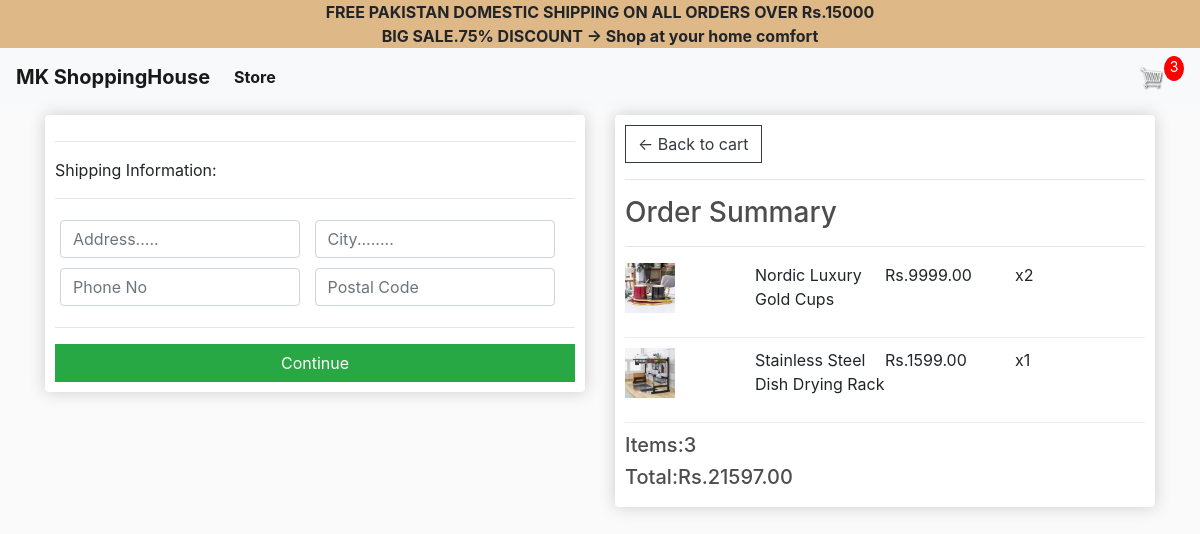
Screenshot of /checkout/ (signed in) with the database file from the repository.
### store/models.py (models this page shows, shortened)
class OrderItem(models.Model):
	product = models.ForeignKey(Product,on_delete=models.SET_NULL, null=True)
	order = models.ForeignKey(Order, on_delete=models.SET_NULL, null=True)
	quantity = models.IntegerField(default=0, null=True, blank=True)
	date_added = models.DateTimeField(auto_now_add=True)
	@property
	def get_total(self):
		total = self.product.price * self.quantity
		return total

class Product(models.Model):
	name = models.CharField(max_length=200,null=True)
	price = models.DecimalField(max_digits=7,decimal_places=2)
	digital = models.BooleanField(default=False,null=True, blank=False)
	image = models.ImageField(null=True, blank=True)
	@property
	def imageURL(self):
		try:
			url = self.image.url
		except:
			url = ''
		return url

class Order(models.Model):
	customer = models.ForeignKey(Customer, on_delete=models.SET_NULL, null=True, blank=True)
	date_ordered = models.DateTimeField(auto_now_add=True)
	complete = models.BooleanField(default=False,null=True,blank=False)
	transaction_id = models.CharField(max_length=100, null=True)
	@property
	def shipping(self):
		shipping=False
		orderitems=self.orderitem_set.all()
		for i in orderitems:
			if i.product.digital==False:
				shipping=True
		return shipping
	@property
	def get_cart_total(self):
		orderitems = self.orderitem_set.all()
		total = sum([item.get_total for item in orderitems])
		return total
	@property
	def get_cart_items(self):
		orderitems = self.orderitem_set.all()
		total = sum([item.quantity for item in orderitems])
		return total

### store/views.py (the view)
# urls.py: path('checkout/',views.checkout,name='checkout'),
def checkout(request):
    data=cartData(request)
    cartItems=data['cartItems']
    order=data['order']
    items=data['items']
    context={'items':items,'order': order,'cartItems':cartItems}
    return render(request,'store/checkout.html',context)

### store/utils.py (called while the page is built)
def cartData(request):
    if request.user.is_authenticated:
        customer=request.user.customer
        order,created=Order.objects.get_or_create(customer=customer,complete=False)
        items=order.orderitem_set.all()
        cartItems=order.get_cart_items
    else:
        cookieData=cookieCart(request)
        cartItems=cookieData['cartItems']
        order=cookieData['order']
        items=cookieData['items']
    return {'items':items,'order': order,'cartItems':cartItems}

### store/templates/store/checkout.html (shortened to what this page needs)
{%extends 'store/main.html'%}
{%load static%}
{%block content%}
<div class="row">
    <div class="col-lg-6">
        <div class="box-element" id="form-wrapper">
            <form id="form">
                <div id="shipping info">
                    <hr>
                    <p>Shipping Information:</p>
                    <hr>
                    <div class="form-field">
                        <input required class="form-control" type="text" placeholder="Address....." name="address">
                    </div>
                    <div class="form-field">
                        <input required class="form-control" type="text" placeholder="City........" name="city">
                    </div>
                    <div class="form-field">
                        <input required class="form-control" type="tel" placeholder="Phone No" name="phoneno">
                    </div>
                    <div class="form-field">
                        <input required class="form-control" type="text" placeholder="Postal Code" name="postalcode">
                    </div>
                </div>
                <hr>
                <input id="form-button" class="btn btn-success btn-block" type="submit" value="Continue">
            </form>
        </div>
        <br>
    </div>
    <div class="col-lg-6">
        <div class="box-element"
        ><a class="btn btn-outline-dark" href="{% url 'cart'%}">&#8592; Back to cart</a>
        <hr>
        <h3>Order Summary</h3>
        <hr>
        {% for item in items %}
        <div class="cart-row">
            <div style="flex: 2;"><img src="{{item.product.imageURL}}" class="row-image"></div>
            <div style="flex: 2;"><p>{{item.product.name}}</p> </div>
            <div style="flex: 2;"><p>Rs.{{item.product.price}}</p>
            </div>
            <div style="flex: 2;"><p>x{{item.quantity}}</p> </div>
        </div>
        {% endfor %}
        <h5>Items:{{order.get_cart_items}}</h5>
        <h5>Total:Rs.{{order.get_cart_total}}</h5>
        </div>
    </div>
</div>
{%endblock content%}

### static/css/main.css (style rules this page uses)
body { background-color: hsl(0, 0%, 98%); }
h1,h2,h3,h4,h5,h6 { color:hsl(0, 0%, 30%); }
.box-element { box-shadow:hsl(0, 0%, 80%) 0 0 16px; background-color: #fff; border-radius: 4px; padding: 10px; -webkit-border-radius: 4px; -moz-border-radius: 4px; -ms-border-radius: 4px; -o-border-radius: 4px; }
.col-lg-4, .col-lg-6, .col-lg-8, .col-lg-12 { margin-top: 10px; }
.btn { border-radius: 0; }
.row-image { width: 50px; }
.form-field { width:250px; display: inline-block; padding: 5px; }
.cart-row { display: flex; align-items: flex-stretch; padding-bottom: 10px; margin-bottom: 10px; border-bottom: 1px solid #ececec; }

### rows the page displays
OrderItem: product.imageURL (picture), product.name "Nordic Luxury Gold Cups", product.price "9999.00", quantity "2"
OrderItem: product.imageURL (picture), product.name "Stainless Steel Dish Drying Rack", product.price "1599.00", quantity "1"
Order: get_cart_items "3", get_cart_total "21597.00"

### other values shown
{{ cartItems }} "3"
